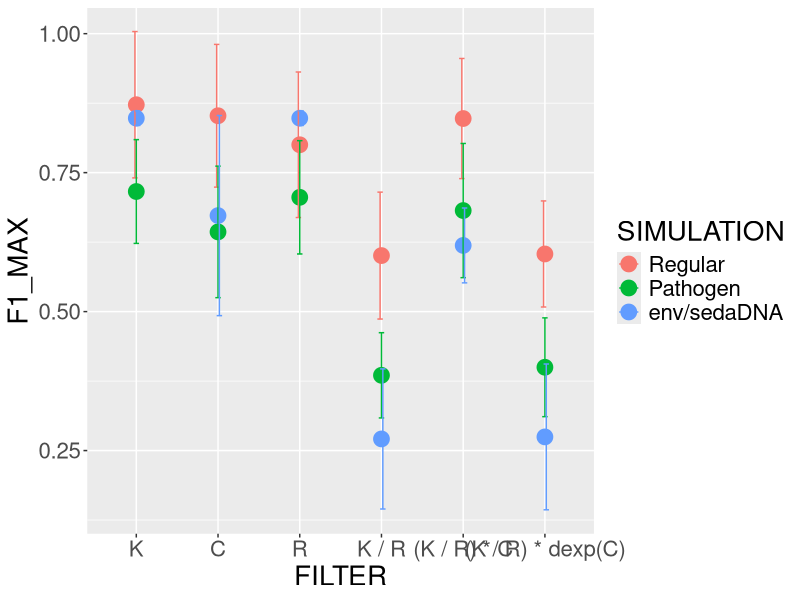
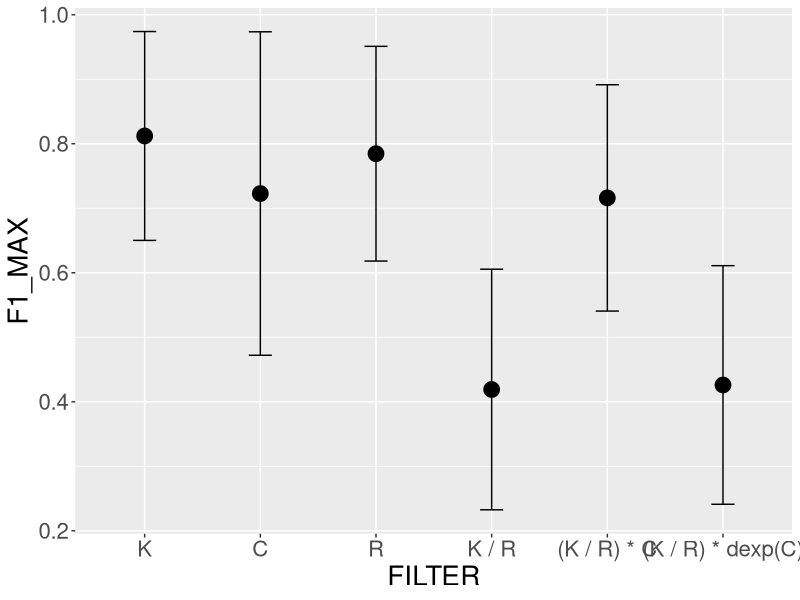
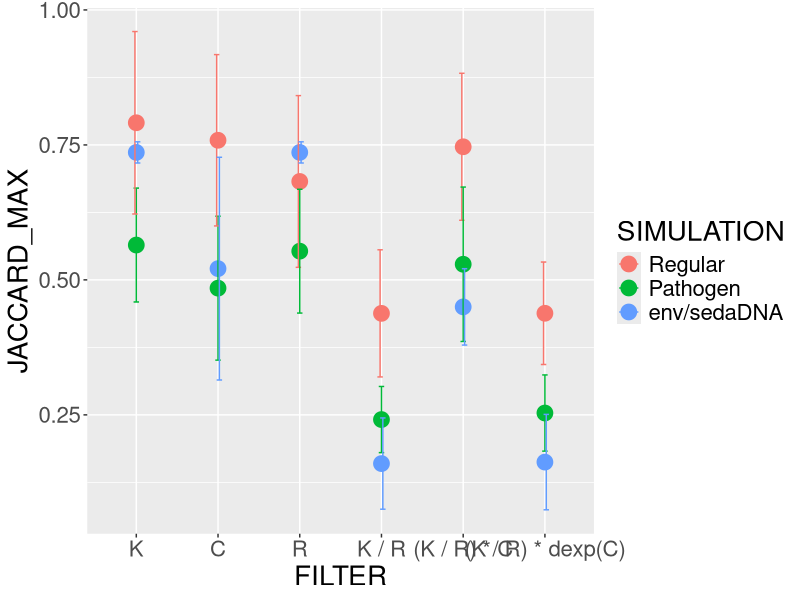
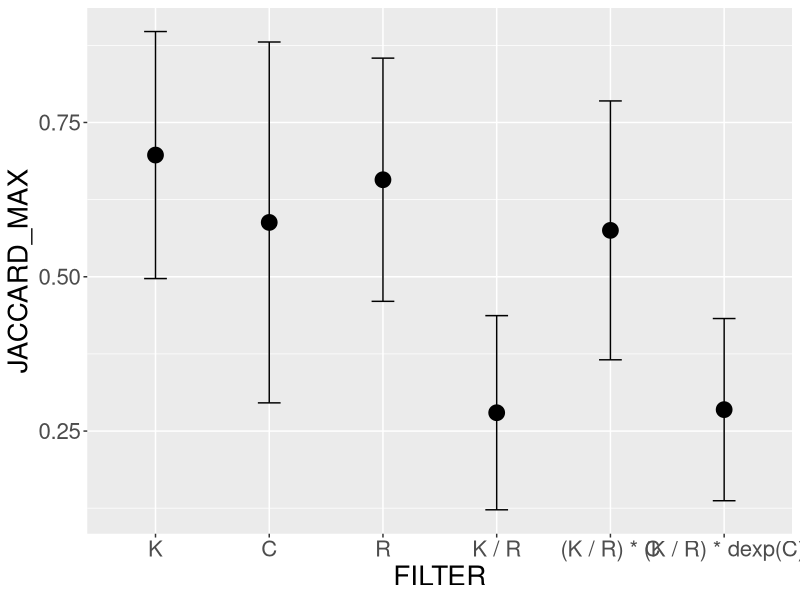

These charts were generated, in order, by the following R code:
################################################## F1 SCORE ####################################################

library("ggplot2")

df_F1<-data.frame(F1_MAX=c(0.8721888,0.8523335,0.7160294,0.6433779,0.8001231,0.6007739,0.7055882,0.385375,0.8473241,
                           0.6036845,0.6817794,0.3998581,0.8479263,0.6727273,0.8479263,0.2709091,0.6190476,0.2745826),
                  F1_SD_MAX=c(0.1316606,0.1283951,0.09332399,0.1182888,0.13093,0.1141565,0.1019147,0.07667044,0.1080268,
                              0.09539046,0.1207271,0.08885505,0.01303423,0.1799908,0.01303423,0.1259936,0.0673435,0.1311886),
                  FILTER=c("K","C","K","C","R","K / R","R","K / R","(K / R) * C","(K / R) * dexp(C)",
                           "(K / R) * C","(K / R) * dexp(C)","K","C","R","K / R","(K / R) * C","(K / R) * dexp(C)"),
                  SIMULATION=c("Regular","Regular","Pathogen","Pathogen","Regular","Regular","Pathogen","Pathogen","Regular",
                               "Regular","Pathogen","Pathogen","env/sedaDNA","env/sedaDNA","env/sedaDNA","env/sedaDNA",
                               "env/sedaDNA","env/sedaDNA"))
df_F1$FILTER <- factor(df_F1$FILTER, levels = c("K","C","R","K / R","(K / R) * C","(K / R) * dexp(C)"))
df_F1$SIMULATION <- factor(df_F1$SIMULATION, levels = c("Regular","Pathogen","env/sedaDNA"))
df_F1


ggplot(df_F1, aes(x=FILTER, y=F1_MAX, group=SIMULATION, color=SIMULATION)) + geom_point(size=5) + 
  geom_errorbar(aes(ymin=F1_MAX-F1_SD_MAX, ymax=F1_MAX+F1_SD_MAX), width=0.2, position=position_dodge(0.05)) + 
  theme(text = element_text(size=20))


#########################################################################################################################

df_F1_no_group<-df_F1
df_F1_no_group$SIMULATION<-NULL
df_F1_no_group

subset1<-df_F1_no_group[as.character(df_F1_no_group$FILTER)=="K",]
subset1_mod<-data.frame(F1_MAX=mean(subset1$F1_MAX), F1_SD_MAX=sqrt(sum(subset1$F1_SD_MAX^2)), FILTER="K")
subset1_mod

subset2<-df_F1_no_group[as.character(df_F1_no_group$FILTER)=="C",]
subset2_mod<-data.frame(F1_MAX=mean(subset2$F1_MAX), F1_SD_MAX=sqrt(sum(subset2$F1_SD_MAX^2)), FILTER="C")
subset2_mod

subset3<-df_F1_no_group[as.character(df_F1_no_group$FILTER)=="R",]
subset3_mod<-data.frame(F1_MAX=mean(subset3$F1_MAX), F1_SD_MAX=sqrt(sum(subset3$F1_SD_MAX^2)), FILTER="R")
subset3_mod

subset4<-df_F1_no_group[as.character(df_F1_no_group$FILTER)=="K / R",]
subset4_mod<-data.frame(F1_MAX=mean(subset4$F1_MAX), F1_SD_MAX=sqrt(sum(subset4$F1_SD_MAX^2)), FILTER="K / R")
subset4_mod

subset5<-df_F1_no_group[as.character(df_F1_no_group$FILTER)=="(K / R) * C",]
subset5_mod<-data.frame(F1_MAX=mean(subset5$F1_MAX), F1_SD_MAX=sqrt(sum(subset5$F1_SD_MAX^2)), FILTER="(K / R) * C")
subset5_mod

subset6<-df_F1_no_group[as.character(df_F1_no_group$FILTER)=="(K / R) * dexp(C)",]
subset6_mod<-data.frame(F1_MAX=mean(subset6$F1_MAX), F1_SD_MAX=sqrt(sum(subset6$F1_SD_MAX^2)), FILTER="(K / R) * dexp(C)")
subset6_mod


df_F1<-rbind(rbind(rbind(rbind(rbind(subset1_mod,subset2_mod),subset3_mod),subset4_mod),subset5_mod),subset6_mod)
df_F1$FILTER <- factor(df_F1$FILTER, levels = c("K","C","R","K / R","(K / R) * C","(K / R) * dexp(C)"))
df_F1

ggplot(df_F1, aes(x=FILTER, y=F1_MAX)) + geom_point(size=5) + 
  geom_errorbar(aes(ymin=F1_MAX-F1_SD_MAX, ymax=F1_MAX+F1_SD_MAX), width=0.2, 
                position=position_dodge(0.05)) + theme(text = element_text(size=20))













############################################ JACCARD SIMILARITY ################################################

library("ggplot2")

df_JACCARD<-data.frame(JACCARD_MAX=c(0.5645455,0.484697,0.7910196,0.7585985,0.6823123,0.4379891,0.5531935,0.2412924,0.746549,
                                     0.4381647,0.5289394,0.2534114,0.73611111,0.52083333,0.7361111,0.1597561,0.45,0.1625),
                  JACCARD_SD_MAX=c(0.1054581,0.1332891,0.1689929,0.1586859,0.1590277,0.1177216,0.1146854,0.06127184,0.1361275,
                                   0.09488602,0.1430131,0.07056223,0.01964186,0.2062395,0.01964186,0.08450788,0.07071068,
                                   0.08838835),
                  FILTER=c("K","C","K","C","R","K / R","R","K / R","(K / R) * C","(K / R) * dexp(C)",
                           "(K / R) * C","(K / R) * dexp(C)","K","C","R","K / R","(K / R) * C","(K / R) * dexp(C)"),
                  SIMULATION=c("Pathogen","Pathogen","Regular","Regular","Regular","Regular","Pathogen","Pathogen","Regular",
                               "Regular","Pathogen","Pathogen",
                               "env/sedaDNA","env/sedaDNA","env/sedaDNA","env/sedaDNA","env/sedaDNA","env/sedaDNA"))
df_JACCARD$FILTER <- factor(df_JACCARD$FILTER, levels = c("K","C","R","K / R","(K / R) * C","(K / R) * dexp(C)"))
df_JACCARD$SIMULATION <- factor(df_JACCARD$SIMULATION, levels = c("Regular","Pathogen","env/sedaDNA"))
df_JACCARD


ggplot(df_JACCARD, aes(x=FILTER, y=JACCARD_MAX, group=SIMULATION, color=SIMULATION)) + geom_point(size=5) + 
  geom_errorbar(aes(ymin=JACCARD_MAX-JACCARD_SD_MAX, ymax=JACCARD_MAX+JACCARD_SD_MAX), width=0.2, 
                position=position_dodge(0.05)) + theme(text = element_text(size=20))


#########################################################################################################################

df_JACCARD_no_group<-df_JACCARD
df_JACCARD_no_group$SIMULATION<-NULL
df_JACCARD_no_group

subset1<-df_JACCARD_no_group[as.character(df_JACCARD_no_group$FILTER)=="K",]
subset1_mod<-data.frame(JACCARD_MAX=mean(subset1$JACCARD_MAX), JACCARD_SD_MAX=sqrt(sum(subset1$JACCARD_SD_MAX^2)), FILTER="K")
subset1_mod

subset2<-df_JACCARD_no_group[as.character(df_JACCARD_no_group$FILTER)=="C",]
subset2_mod<-data.frame(JACCARD_MAX=mean(subset2$JACCARD_MAX), JACCARD_SD_MAX=sqrt(sum(subset2$JACCARD_SD_MAX^2)), FILTER="C")
subset2_mod

subset3<-df_JACCARD_no_group[as.character(df_JACCARD_no_group$FILTER)=="R",]
subset3_mod<-data.frame(JACCARD_MAX=mean(subset3$JACCARD_MAX), JACCARD_SD_MAX=sqrt(sum(subset3$JACCARD_SD_MAX^2)), FILTER="R")
subset3_mod

subset4<-df_JACCARD_no_group[as.character(df_JACCARD_no_group$FILTER)=="K / R",]
subset4_mod<-data.frame(JACCARD_MAX=mean(subset4$JACCARD_MAX), JACCARD_SD_MAX=sqrt(sum(subset4$JACCARD_SD_MAX^2)), FILTER="K / R")
subset4_mod

subset5<-df_JACCARD_no_group[as.character(df_JACCARD_no_group$FILTER)=="(K / R) * C",]
subset5_mod<-data.frame(JACCARD_MAX=mean(subset5$JACCARD_MAX), JACCARD_SD_MAX=sqrt(sum(subset5$JACCARD_SD_MAX^2)), FILTER="(K / R) * C")
subset5_mod

subset6<-df_JACCARD_no_group[as.character(df_JACCARD_no_group$FILTER)=="(K / R) * dexp(C)",]
subset6_mod<-data.frame(JACCARD_MAX=mean(subset6$JACCARD_MAX), JACCARD_SD_MAX=sqrt(sum(subset6$JACCARD_SD_MAX^2)), FILTER="(K / R) * dexp(C)")
subset6_mod


df_JACCARD<-rbind(rbind(rbind(rbind(rbind(subset1_mod,subset2_mod),subset3_mod),subset4_mod),subset5_mod),subset6_mod)
df_JACCARD$FILTER <- factor(df_JACCARD$FILTER, levels = c("K","C","R","K / R","(K / R) * C","(K / R) * dexp(C)"))
df_JACCARD

ggplot(df_JACCARD, aes(x=FILTER, y=JACCARD_MAX)) + geom_point(size=5) + 
  geom_errorbar(aes(ymin=JACCARD_MAX-JACCARD_SD_MAX, ymax=JACCARD_MAX+JACCARD_SD_MAX), width=0.2, 
                position=position_dodge(0.05)) + theme(text = element_text(size=20))
